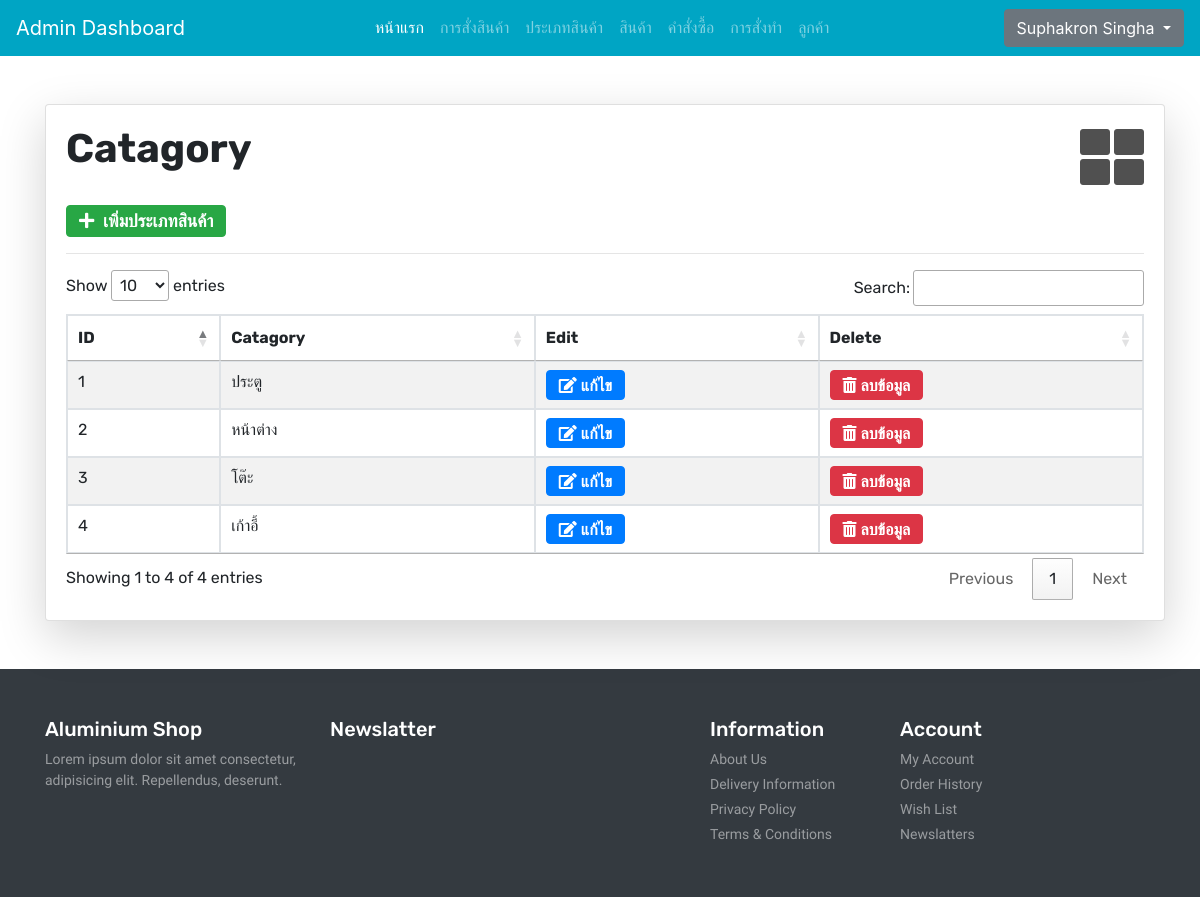
Page /admin/admincatagory.php (signed in) on the earlier database version.
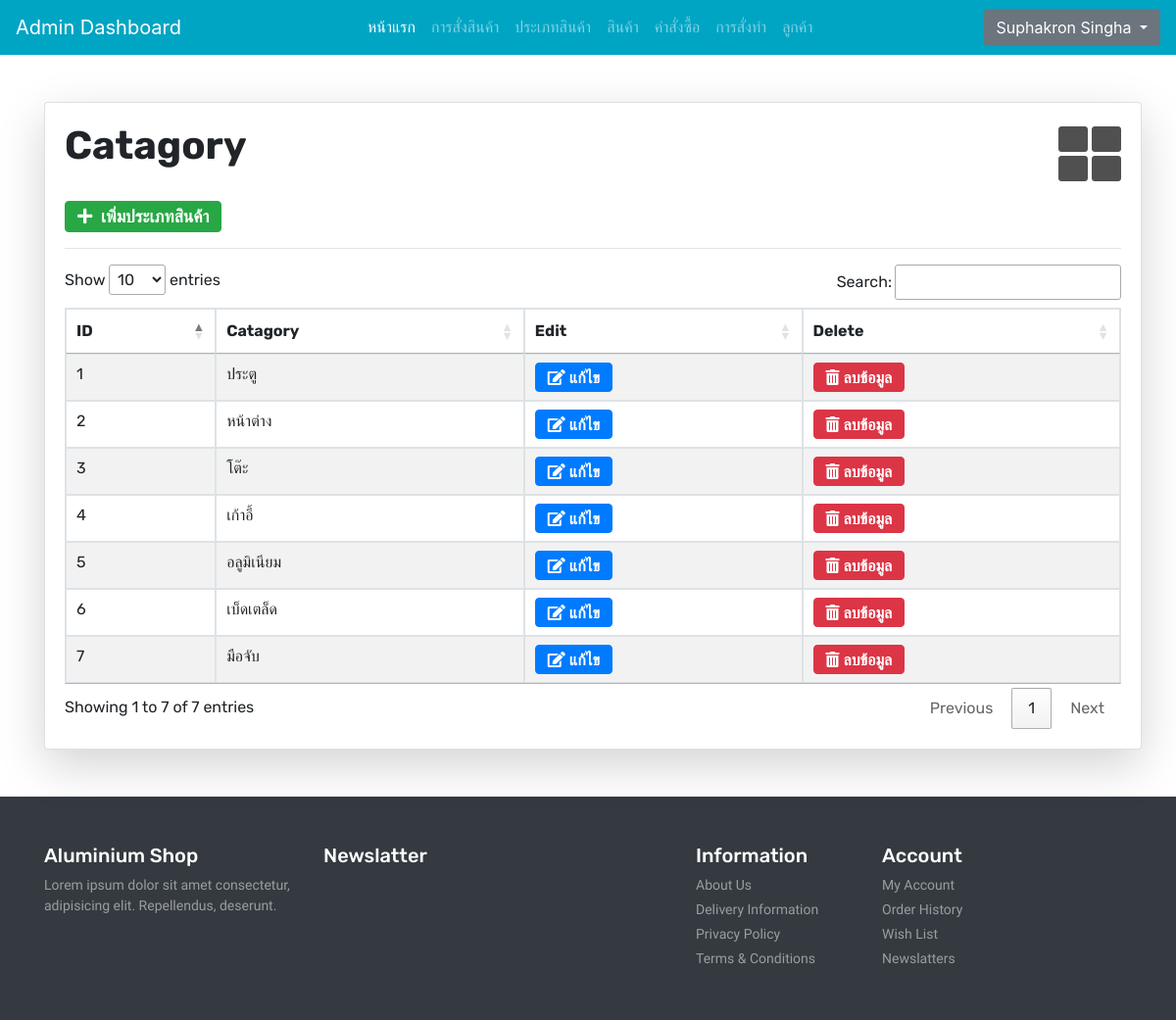
Same page on the later database version.
### tables this page shows
CREATE TABLE `producttype` (
  `producttype_id` int(11) NOT NULL COMMENT 'ไอดีประเภทสินค้า',
  `productbrand` varchar(255) NOT NULL COMMENT 'ประเภทสินค้า'
);

### functions.php (called while the page is built, shortened)
<?php
require ('database/DBController.php');
require ('database/Admin.php');
$db = new DBController();
$adminuser = new Admin($db);

### database/Admin.php (called while the page is built, shortened)
<?php
class Admin
{
    public $db = null;
    public function __construct(DBController $db)
    {
        $this->db = $db;
    }
    public function fetchdataproducttype() {
        $result = mysqli_query($this->db->con, "SELECT * FROM producttype");
        return $result;
    }
}

### database/DBController.php (called while the page is built, shortened)
<?php
class DBController
{
    protected $host = 'localhost';
    protected $user = 'root';
    protected $password = '';
    protected $database = "project";
    public function __construct()
    {
        $this->con = mysqli_connect($this->host, $this->user, $this->password, $this->database);
    }
}

### admin/admincatagory.php (the view, shortened to what this page needs)
<?php
    if ($_SESSION['admin_id'] == "") {
        header("location: adminlogin.php");
    } else {
?>
<?php
include ('adminheader.php');
?>
<br>
<br>
    <div class="container">
        <div class="row">
            <div class="col-md-3">
                <div class="card shadow-lg p-30 card-responsive" style="width: 70rem;">
                    <div class="card-body">
                        <div class="font-rubik ">
                                <div class="float-right">
                                <span><i class="fa fa-th-large" style="color:#505050; font-size: 4rem;"></i></span>
                                </div>
                                <h1><strong>Catagory</strong></h1>
                                <br>
                                <button type="button" class="fa fa-plus btn btn-success" style="font-size: 17.5px;" data-toggle="modal" data-target="#exampleModal">
                                &nbsp;เพิ่มประเภทสินค้า
                                </button>
                                <hr>
                                <table id="myTable" class="table table-bordered table-striped">
                                    <thead>
                                        <th>ID</th>
                                        <th>Catagory</th>
                                        <th>Edit</th>
                                        <th>Delete</th>
                                    </thead>
                                    <tbody>
                                        <?php
                                            $sql = $adminuser->fetchdataproducttype();
                                            while($row = mysqli_fetch_array($sql)) {
                                        ?>
                                            <tr>
                                                <td><?php echo $row['producttype_id']; ?></td>
                                                <td><?php echo $row['productbrand']; ?></td>
                                                <td><a href="adminupdatecatagory.php?id=<?php echo $row['producttype_id']; ?>" class="fas fa-edit btn btn-primary" style="font-size: 16px;">&nbsp;แก้ไข</a></td>
                                                <td><a href="admindeletecatagory.php?del=<?php echo $row['producttype_id']; ?>" class="fas fa-trash-alt btn btn-danger" style="font-size: 16px;">&nbsp;ลบข้อมูล</a></td>
                                            </tr>
                                        <?php
                                            }
                                        ?>
                                    </tbody>
                                </table>
                            </div>
                        </div>
                    </div>
                </div>
            </div>
        </div>
<br>
<br>
<?php
include ('adminfooter.php');
?>
<?php
}
?>

Differences in the rows shown:
added producttype: producttype_id "5", productbrand "อลูมิเนียม"
added producttype: producttype_id "6", productbrand "เบ็ดเตล็ด"
added producttype: producttype_id "7", productbrand "มือจับ"
Other differences:
text written by a page script: "Show entries Search: Showing 1 to 4 of 4 entries Previous 1 Next" → "Show entries Search: Showing 1 to 7 of 7 entries Previous 1 Next"
